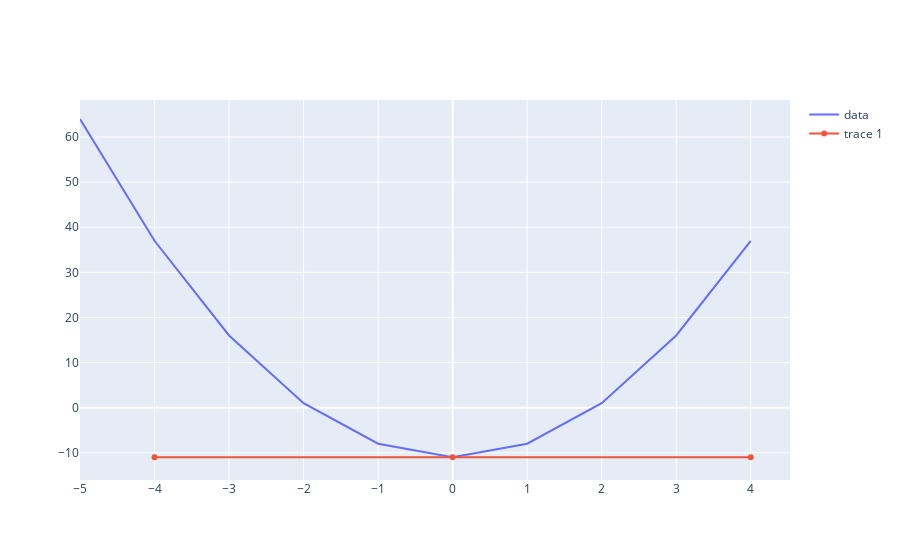
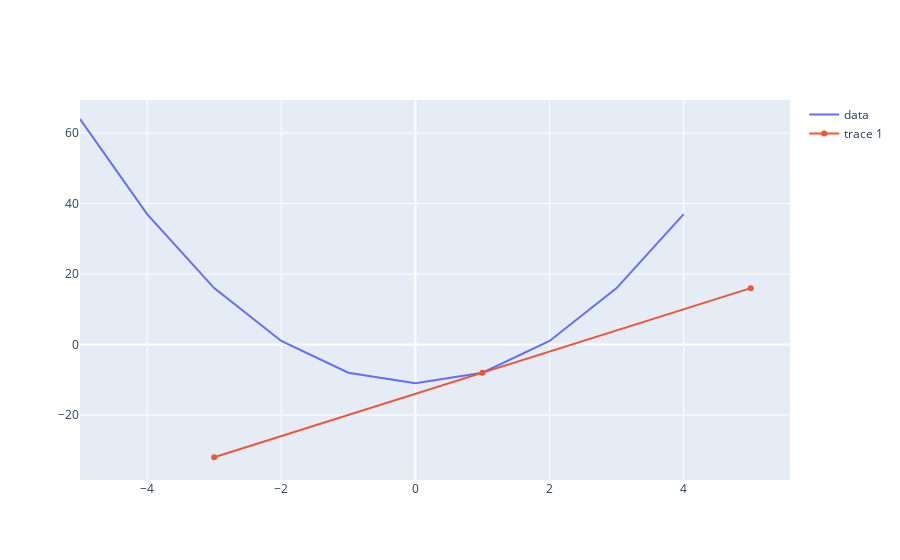
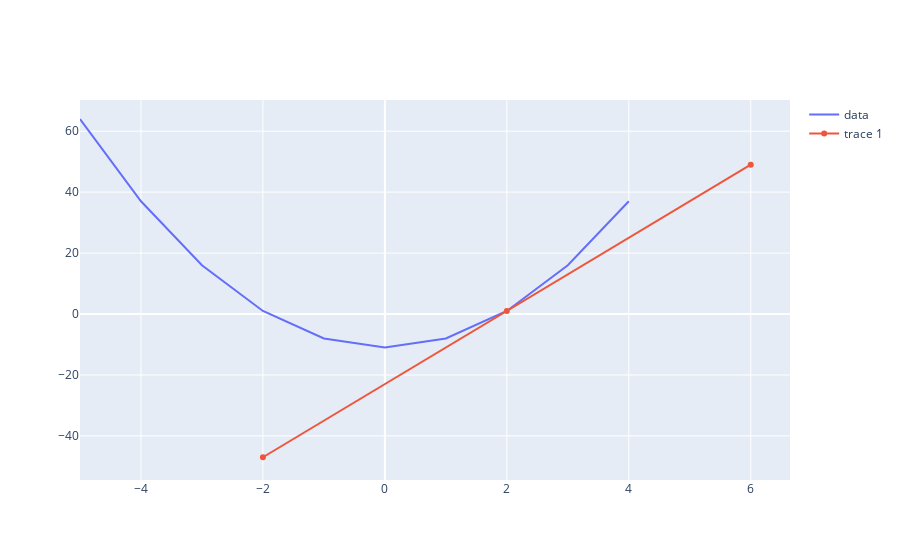
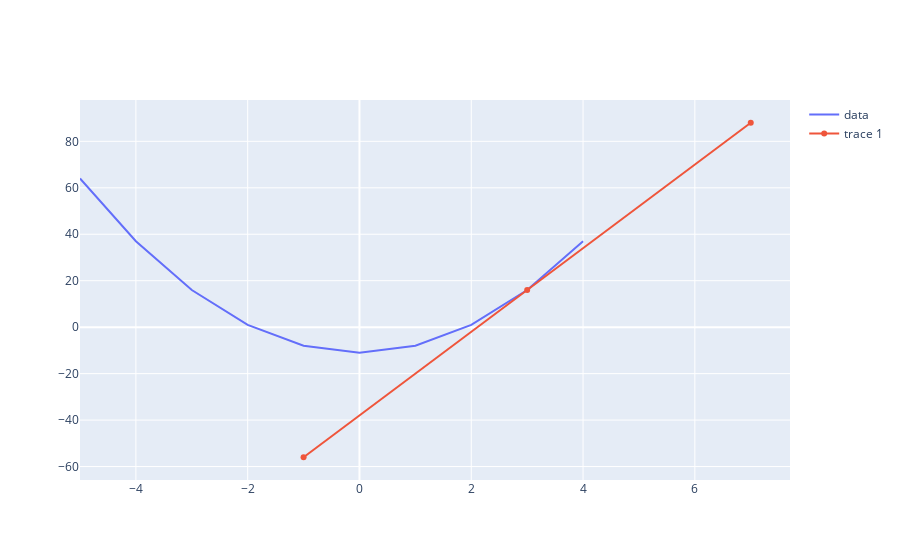

Notebook code cell kept with these figures, in order:
### Code cell
three_x_squared_minus_eleven_derivative_trace = derivative_function_trace(three_x_squared_minus_eleven, list(range(-5, 5)))

### Figure 1 — Plotly figure (JSON) as saved in the notebook; plotly's stock layout.template omitted (floating-point values rounded to 4 significant figures)
{"data": [{"mode": "lines", "name": "data", "text": [], "type": "scatter", "x": [-5, -4, -3, -2, -1, 0, 1, 2, 3, 4], "y": [64, 37, 16, 1, -8, -11, -8, 1, 16, 37]}, {"type": "scatter", "x": [-4, 0, 4], "y": [-11, -11, -11]}], "layout": {}}

### Figure 2 — Plotly figure (JSON) as saved in the notebook; plotly's stock layout.template omitted (floating-point values rounded to 4 significant figures)
{"data": [{"mode": "lines", "name": "data", "text": [], "type": "scatter", "x": [-5, -4, -3, -2, -1, 0, 1, 2, 3, 4], "y": [64, 37, 16, 1, -8, -11, -8, 1, 16, 37]}, {"type": "scatter", "x": [-3, 1, 5], "y": [-32, -8, 16]}], "layout": {}}

### Figure 3 — Plotly figure (JSON) as saved in the notebook; plotly's stock layout.template omitted (floating-point values rounded to 4 significant figures)
{"data": [{"mode": "lines", "name": "data", "text": [], "type": "scatter", "x": [-5, -4, -3, -2, -1, 0, 1, 2, 3, 4], "y": [64, 37, 16, 1, -8, -11, -8, 1, 16, 37]}, {"type": "scatter", "x": [-2, 2, 6], "y": [-47, 1, 49]}], "layout": {}}

### Figure 4 — Plotly figure (JSON) as saved in the notebook; plotly's stock layout.template omitted (floating-point values rounded to 4 significant figures)
{"data": [{"mode": "lines", "name": "data", "text": [], "type": "scatter", "x": [-5, -4, -3, -2, -1, 0, 1, 2, 3, 4], "y": [64, 37, 16, 1, -8, -11, -8, 1, 16, 37]}, {"type": "scatter", "x": [-1, 3, 7], "y": [-56, 16, 88]}], "layout": {}}
